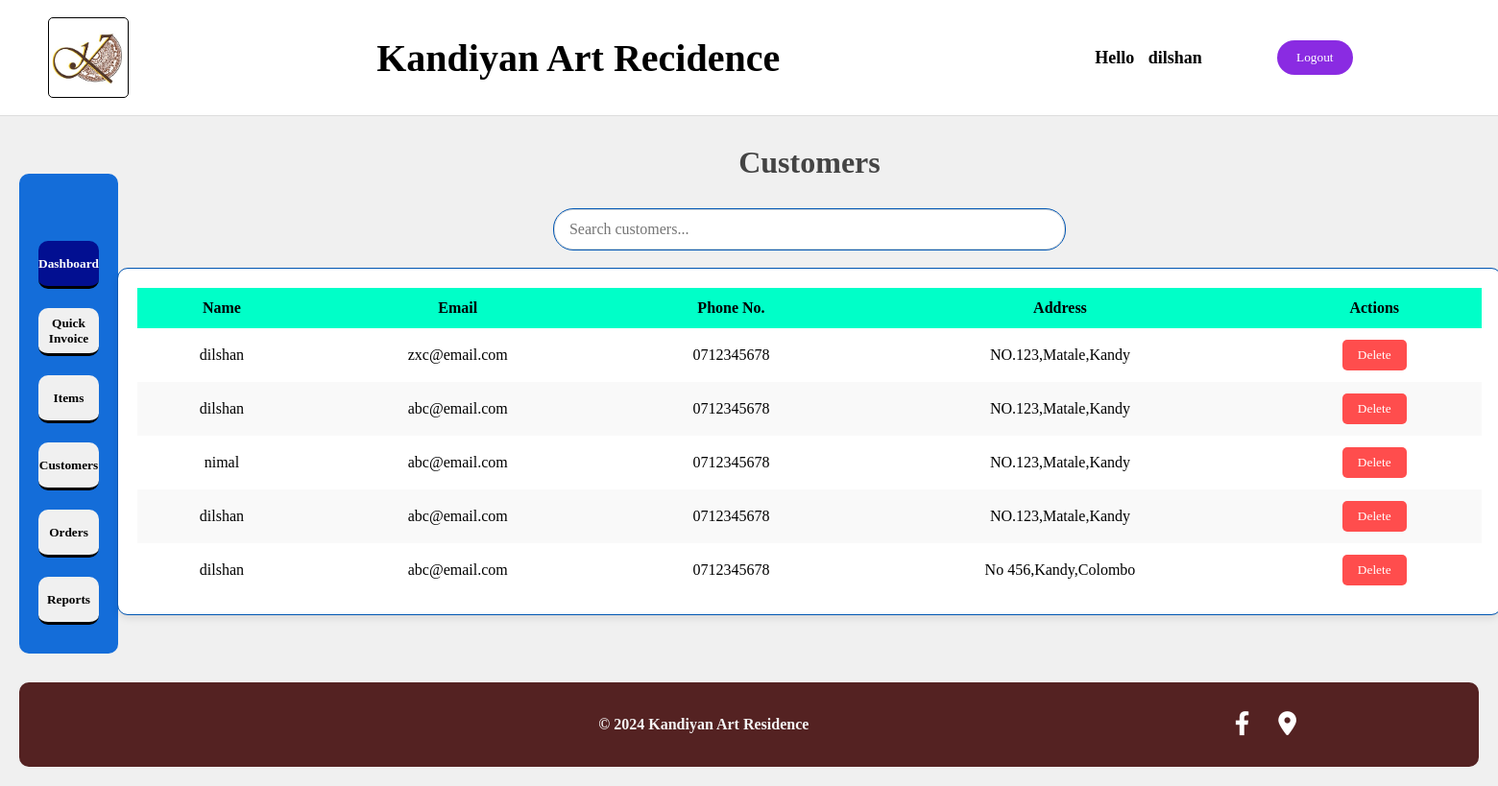
The page /customers.php (signed in) on the database its author committed.
### tables this page shows
CREATE TABLE `userreg` (
  `uid` int(10) NOT NULL,
  `name` varchar(50) NOT NULL,
  `email` varchar(50) NOT NULL,
  `address` varchar(50) NOT NULL,
  `phoneNo` varchar(10) NOT NULL,
  `pass` varchar(200) NOT NULL,
  `isdeleted` int(1) NOT NULL DEFAULT 0
);

### customers.php (the view, shortened to what this page needs)
<?php
include("headerAdmin.php");
include("connection.php");
$search = isset($_POST['search']) ? $_POST['search'] : '';
$sql = "SELECT * FROM `userreg` WHERE `name` LIKE ? OR `email` LIKE ? OR `phoneNo` LIKE ? OR `address` LIKE ?";
$stmt = $connection->prepare($sql);
$search_param = "%$search%";
$stmt->bind_param("ssss", $search_param, $search_param, $search_param, $search_param);
$stmt->execute();
$result = $stmt->get_result();
?>
<!DOCTYPE html>
<html>
<head>
</head>
<body>
    <div style="display: block; margin:0px auto;">
        <h1>Customers</h1>
        <input type="text" id="searchInput" placeholder="Search customers..." class="searchInput">
        <div class="customersAdmin">
            <div class="table-container">
                <table class="customersAdminTable">
                    <thead>
                        <tr>
                            <th>Name</th>
                            <th>Email</th>
                            <th>Phone No.</th>
                            <th>Address</th>
                            <th>Actions</th>
                        </tr>
                    </thead>
                    <tbody id="customersTableBody">
                        <?php
                        if ($result->num_rows > 0) {
                            while ($row = $result->fetch_assoc()) {
                                echo "<tr>
                                    <td>{$row['name']}</td>
                                    <td>{$row['email']}</td>
                                    <td>{$row['phoneNo']}</td>
                                    <td>{$row['address']}</td>
                                    <td>
                                        <form method='get' action=''>
                                            <input type='hidden' name='delete_id' value='{$row['uid']}'>
                                            <button type='submit' class='deleteButton'>Delete</button>
                                        </form>
                                    </td>
                                  </tr>";
                            }
                        } else {
                            echo "<tr><td colspan='5' class='no-data'>No customers found</td></tr>";
                        }
                        ?>
                    </tbody>
                </table>
            </div>
        </div>
    </div>
</body>
</html>
<?php include("foot.php"); ?>

### home.css (style rules this page uses)
* { margin: 0; padding: 0; font-family: 'Poppins'; cursor: pointer; }
body { font-family: Arial, sans-serif; background-color: #f0f0f0; margin: 0; padding: 0; }

### customers.php (style rules this page uses)
.customersAdmin { margin: 20px auto; padding: 20px; border-radius: 10px; box-shadow: 0 4px 8px rgba(0, 0, 0, 0.1); width: 1400px; background-color: #ffffff; outline: 1px solid #0056b3; overflow-y: scroll; }
h1 { text-align: center; color: #444; margin: 0; padding: 20px 0; }
.searchInput { width: 500px; height: 20px; padding: 10px 15px; border: 1px solid #ddd; border-radius: 20px; font-size: 16px; margin: 10px auto; display: block; outline: 1px solid #0056b3; position: sticky; top: 0; z-index: 1000; background-color: #fff; }
.table-container { height: 320px; overflow-y: auto; }
.customersAdminTable { width: 100%; border-collapse: collapse; background-color: #fff; box-shadow: 0 2px 5px rgba(0, 0, 0, 0.1); }
th, td { padding: 12px 15px; text-align: center; }
th { background-color: #00ffc8; color: #000000; position: sticky; top: 0px; z-index: 500; }
tr:nth-child(even) { background-color: #f9f9f9; }
.deleteButton { background-color: #ff4d4d; color: white; padding: 8px 16px; border: none; border-radius: 5px; cursor: pointer; transition: background-color 0.3s, transform 0.3s; }

### rows shown on the page
userreg: name "dilshan", email "zxc@email.com", phoneNo "0712345678", address "NO.123,Matale,Kandy"
userreg: name "dilshan", email "abc@email.com", phoneNo "0712345678", address "NO.123,Matale,Kandy"
userreg: name "nimal", email "abc@email.com", phoneNo "0712345678", address "NO.123,Matale,Kandy"
userreg: name "dilshan", email "abc@email.com", phoneNo "0712345678", address "NO.123,Matale,Kandy"
userreg: name "dilshan", email "abc@email.com", phoneNo "0712345678", address "No 456,Kandy,Colombo"

### other values the page prints
$_SESSION["userName"] "dilshan"
